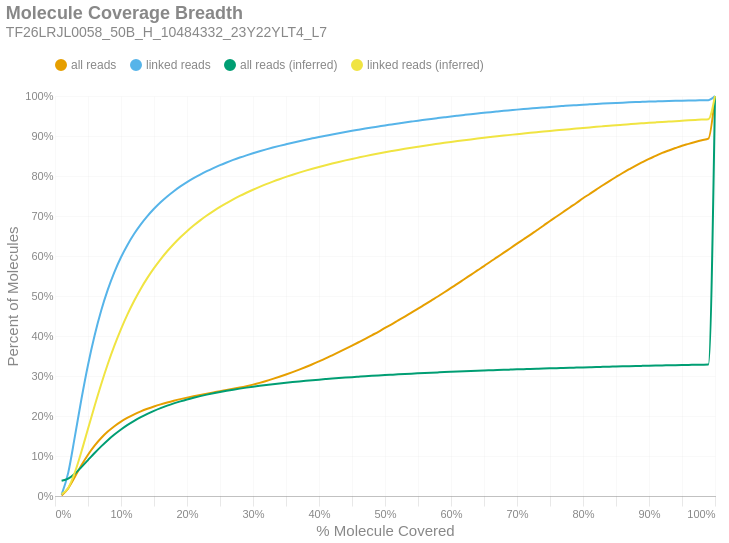

The notebook cell saved with this chart:
### Markdown cell above
### Molecule Read Coverage
This chart shows molecule coverage breadth as computed by the number of bases aligned to that molecule. In other words, "*how much of each unique long molecule is actually sequenced/aligned?*" Keep in mind there is a distinction between sequences and alignments, since some sequences belonging to a particular molecule may not align well and wouldn't appear in the alignment data. This chart also shows molecule coverage breadth as computed by the *inferred fragment* from which the aligned sequences originate. Unlike read coverage, this calculation takes into account the total insert size, including unsequenced gaps between the forward and reverse reads. Like the previous figures, these are cumulative percents.

### Code cell
if SKIPLR:
    print_html(f"Skipped")
else:
    binned_df = consolidated_hist(valids['coverage_bp'], mask, 0.01, True)
    binned_df_inf = consolidated_hist(valids['coverage_inserts'], mask, 0.01, True)
    binned_df = binned_df.with_columns(pl.lit(binned_df_inf['all reads (cumsum)']).alias('all reads (inferred)'))
    binned_df = binned_df.with_columns(pl.lit(binned_df_inf['linked reads (cumsum)']).alias('linked reads (inferred)'))
    binned_df = binned_df.with_columns(
        (pl.col('bin').cast(pl.Float64) + 0.01).alias('right_edge')
    )

    with SafeRender(binned_df):
        (
            density_plot(binned_df, 'Molecule Coverage Breadth', samplename, 'molcov', ['all reads (inferred)','linked reads (inferred)'])
            .encode(
                #x=alt.X('bin:Q', title="% Molecule Covered").axis(format = '%').scale(padding=0),
                x=alt.X('right_edge:Q', title="% Molecule Covered").axis(format='%').scale(padding=0),
                y=alt.Y('value:Q', title='Percent of Molecules')
                    .axis(format='%')
                    .stack(False)
                    .scale(domainMin=0, padding=0),
                color=alt.Color("key:N").scale(domain = ["all reads", "linked reads", "all reads (inferred)", "linked reads (inferred)"]),
                tooltip = [
                    alt.Tooltip("key:N", title = "Data Type"),
                    alt.Tooltip("range_label:N", title="% Molecule Covered"),
                    alt.Tooltip("value:Q", format = ".2%", title="% Molecules")
                ]
            )
        ).display()

### Figure 1 — Vega-Lite specification as saved in the notebook (floating-point values rounded to 4 significant figures)
{"width": "container", "height": 400, "config": {"title": {"anchor": "start", "dy": -15, "fontSize": 18, "color": "#888888", "subtitleColor": "#888888", "subtitleFontSize": 14}, "arc": {"fill": "#0072B2"}, "axis": {"domainColor": "#888888", "domainWidth": 0.5, "gridWidth": 0.2, "grid": false, "titleFontWeight": 400, "titleFontSize": 15, "labelFontSize": 11, "labelColor": "#888888", "tickColor": "#888888", "tickWidth": 0.2, "titleColor": "#888888"}, "axisBand": {"grid": false}, "axisX": {"grid": true, "tickSize": 10, "domainCap": "round"}, "axisY": {"domain": false, "grid": true, "tickSize": 0, "domainCap": "round"}, "background": "transparent", "header": {"labelFontSize": 15, "labelColor": "#888888", "titleFontSize": 15, "titleFontWeight": 600, "titleColor": "#888888"}, "legend": {"labelFont": "sans-serif", "labelFontSize": 12, "labelColor": "#888888", "symbolSize": 100, "symbolType": "circle", "titleFontSize": 12, "titlePadding": 10, "titleColor": "#888888", "title": null, "orient": "top"}, "range": {"category": ["#E69F00", "#56B4E9", "#009E73", "#F0E442", "#0072B2", "#D55E00", "#CC79A7", "#000000"], "diverging": ["#cfe8f3", "#a2d4ec", "#73bfe2", "#46abdb", "#1696d2", "#12719e"]}, "area": {"fill": "#0072B2", "fillOpacity": 0.7, "line": true, "strokeOpacity": 0.7}, "line": {"color": "#0072B2", "stroke": "#0072B2", "strokeWidth": 2}, "trail": {"color": "#0072B2", "stroke": "#0072B2", "strokeWidth": 0, "size": 1}, "point": {"filled": true, "fillOpacity": 1.0, "size": 95}, "text": {"color": "#888888", "fontSize": 11, "align": "right", "fontWeight": 400, "size": 11}, "bar": {"fill": "#0072B2", "stroke": null}, "view": {"stroke": null, "continuousWidth": 660, "continuousHeight": 400}}, "data": {"name": "data-b8344da29f0f7176db09660063a048fb"}, "mark": {"type": "line", "interpolate": "monotone", "point": {"opacity": 0, "size": 275}}, "encoding": {"color": {"field": "key", "scale": {"domain": ["all reads", "linked reads", "all reads (inferred)", "linked reads (inferred)"]}, "type": "nominal"}, "tooltip": [{"field": "key", "title": "Data Type", "type": "nominal"}, {"field": "range_label", "title": "% Molecule Covered", "type": "nominal"}, {"field": "value", "format": ".2%", "title": "% Molecules", "type": "quantitative"}], "x": {"axis": {"format": "%"}, "field": "right_edge", "scale": {"padding": 0}, "title": "% Molecule Covered", "type": "quantitative"}, "y": {"axis": {"format": "%"}, "field": "value", "scale": {"domainMin": 0, "padding": 0}, "stack": false, "title": "Percent of Molecules", "type": "quantitative"}}, "params": [{"name": "param_c36ac31b6afebe62", "select": {"type": "point", "fields": ["key"]}, "bind": "legend"}], "title": {"text": "Molecule Coverage Breadth", "subtitle": "TF26LRJL0058_50B_H_10484332_23Y22YLT4_L7"}, "transform": [{"fold": ["all reads (cumsum)", "linked reads (cumsum)", "all reads (inferred)", "linked reads (inferred)"]}, {"calculate": "replace(datum.key, ' (cumsum)', '')", "as": "key"}, {"filter": {"param": "param_c36ac31b6afebe62"}}], "usermeta": {"embedOptions": {"downloadFileName": "TF26LRJL0058_50B_H_10484332_23Y22YLT4_L7.molcov"}}, "$schema": "https://vega.github.io/schema/vega-lite/v6.4.1.json", "datasets": {"data-b8344da29f0f7176db09660063a048fb": [{"bin": "0.0", "interval": "0.0-0.01", "all reads": 0.001477, "linked reads": 0.003463, "all reads (cumsum)": 0.001477, "linked reads (cumsum)": 0.003463, "range_label": "0.0-0.01", "all reads (inferred)": 0.03813, "linked reads (inferred)": 0.004682, "right_edge": 0.01}, {"bin": "0.01", "interval": "0.01-0.02", "all reads": 0.01778, "linked reads": 0.05434, "all reads (cumsum)": 0.01925, "linked reads (cumsum)": 0.05781, "range_label": "0.01-0.02", "all reads (inferred)": 0.04359, "linked reads (inferred)": 0.02016, "right_edge": 0.02}, {"bin": "0.02", "interval": "0.02-0.03", "all reads": 0.02828, "linked reads": 0.08984, "all reads (cumsum)": 0.04753, "linked reads (cumsum)": 0.1476, "range_label": "0.02-0.03", "all reads (inferred)": 0.0559, "linked reads (inferred)": 0.05871, "right_edge": 0.03}, {"bin": "0.03", "interval": "0.03-0.04", "all reads": 0.02917, "linked reads": 0.0943, "all reads (cumsum)": 0.07671, "linked reads (cumsum)": 0.2419, "range_label": "0.03-0.04", "all reads (inferred)": 0.07214, "linked reads (inferred)": 0.1108, "right_edge": 0.04}, {"bin": "0.04", "interval": "0.04-0.05", "all reads": 0.02642, "linked reads": 0.08569, "all reads (cumsum)": 0.1031, "linked reads (cumsum)": 0.3276, "range_label": "0.04-0.05", "all reads (inferred)": 0.08984, "linked reads (inferred)": 0.168, "right_edge": 0.05}, {"bin": "0.05", "interval": "0.05-0.06", "all reads": 0.02266, "linked reads": 0.07364, "all reads (cumsum)": 0.1258, "linked reads (cumsum)": 0.4013, "range_label": "0.05-0.06", "all reads (inferred)": 0.1074, "linked reads (inferred)": 0.225, "right_edge": 0.06}, {"bin": "0.06", "interval": "0.06-0.07", "all reads": 0.01919, "linked reads": 0.06239, "all reads (cumsum)": 0.145, "linked reads (cumsum)": 0.4637, "range_label": "0.06-0.07", "all reads (inferred)": 0.1241, "linked reads (inferred)": 0.2795, "right_edge": 0.07}, {"bin": "0.07", "interval": "0.07-0.08", "all reads": 0.01603, "linked reads": 0.05214, "all reads (cumsum)": 0.161, "linked reads (cumsum)": 0.5158, "range_label": "0.07-0.08", "all reads (inferred)": 0.1396, "linked reads (inferred)": 0.33, "right_edge": 0.08}, {"bin": "0.08", "interval": "0.08-0.09", "all reads": 0.01353, "linked reads": 0.04396, "all reads (cumsum)": 0.1745, "linked reads (cumsum)": 0.5598, "range_label": "0.08-0.09", "all reads (inferred)": 0.1536, "linked reads (inferred)": 0.3758, "right_edge": 0.09}, {"bin": "0.09", "interval": "0.09-0.1", "all reads": 0.01142, "linked reads": 0.03703, "all reads (cumsum)": 0.186, "linked reads (cumsum)": 0.5968, "range_label": "0.09-0.1", "all reads (inferred)": 0.1663, "linked reads (inferred)": 0.4172, "right_edge": 0.1}, {"bin": "0.1", "interval": "0.1-0.11", "all reads": 0.009723, "linked reads": 0.03143, "all reads (cumsum)": 0.1957, "linked reads (cumsum)": 0.6282, "range_label": "0.1-0.11", "all reads (inferred)": 0.1777, "linked reads (inferred)": 0.4547, "right_edge": 0.11}, {"bin": "0.11", "interval": "0.11-0.12", "all reads": 0.008465, "linked reads": 0.02721, "all reads (cumsum)": 0.2042, "linked reads (cumsum)": 0.6554, "range_label": "0.11-0.12", "all reads (inferred)": 0.188, "linked reads (inferred)": 0.4881, "right_edge": 0.12}, {"bin": "0.12", "interval": "0.12-0.13", "all reads": 0.007383, "linked reads": 0.02362, "all reads (cumsum)": 0.2115, "linked reads (cumsum)": 0.679, "range_label": "0.12-0.13", "all reads (inferred)": 0.1972, "linked reads (inferred)": 0.5183, "right_edge": 0.13}, {"bin": "0.13", "interval": "0.13-0.14", "all reads": 0.006497, "linked reads": 0.02066, "all reads (cumsum)": 0.218, "linked reads (cumsum)": 0.6997, "range_label": "0.13-0.14", "all reads (inferred)": 0.2055, "linked reads (inferred)": 0.5453, "right_edge": 0.14}, {"bin": "0.14", "interval": "0.14-0.15", "all reads": 0.005829, "linked reads": 0.01838, "all reads (cumsum)": 0.2239, "linked reads (cumsum)": 0.7181, "range_label": "0.14-0.15", "all reads (inferred)": 0.213, "linked reads (inferred)": 0.5697, "right_edge": 0.15}, {"bin": "0.15", "interval": "0.15-0.16", "all reads": 0.005233, "linked reads": 0.01625, "all reads (cumsum)": 0.2291, "linked reads (cumsum)": 0.7343, "range_label": "0.15-0.16", "all reads (inferred)": 0.2198, "linked reads (inferred)": 0.5918, "right_edge": 0.16}, {"bin": "0.16", "interval": "0.16-0.17", "all reads": 0.004732, "linked reads": 0.01455, "all reads (cumsum)": 0.2338, "linked reads (cumsum)": 0.7489, "range_label": "0.16-0.17", "all reads (inferred)": 0.2259, "linked reads (inferred)": 0.6118, "right_edge": 0.17}, {"bin": "0.17", "interval": "0.17-0.18", "all reads": 0.004352, "linked reads": 0.01316, "all reads (cumsum)": 0.2382, "linked reads (cumsum)": 0.7621, "range_label": "0.17-0.18", "all reads (inferred)": 0.2315, "linked reads (inferred)": 0.63, "right_edge": 0.18}, {"bin": "0.18", "interval": "0.18-0.19", "all reads": 0.004024, "linked reads": 0.01194, "all reads (cumsum)": 0.2422, "linked reads (cumsum)": 0.774, "range_label": "0.18-0.19", "all reads (inferred)": 0.2366, "linked reads (inferred)": 0.6467, "right_edge": 0.19}, {"bin": "0.19", "interval": "0.19-0.2", "all reads": 0.003717, "linked reads": 0.01079, "all reads (cumsum)": 0.2459, "linked reads (cumsum)": 0.7848, "range_label": "0.19-0.2", "all reads (inferred)": 0.2414, "linked reads (inferred)": 0.6621, "right_edge": 0.2}, {"bin": "0.2", "interval": "0.2-0.21", "all reads": 0.003462, "linked reads": 0.009843, "all reads (cumsum)": 0.2494, "linked reads (cumsum)": 0.7946, "range_label": "0.2-0.21", "all reads (inferred)": 0.2457, "linked reads (inferred)": 0.6761, "right_edge": 0.21}, {"bin": "0.21", "interval": "0.21-0.22", "all reads": 0.00332, "linked reads": 0.009069, "all reads (cumsum)": 0.2527, "linked reads (cumsum)": 0.8037, "range_label": "0.21-0.22", "all reads (inferred)": 0.2497, "linked reads (inferred)": 0.6891, "right_edge": 0.22}, {"bin": "0.22", "interval": "0.22-0.23", "all reads": 0.003186, "linked reads": 0.008355, "all reads (cumsum)": 0.2559, "linked reads (cumsum)": 0.8121, "range_label": "0.22-0.23", "all reads (inferred)": 0.2534, "linked reads (inferred)": 0.7012, "right_edge": 0.23}, {"bin": "0.23", "interval": "0.23-0.24", "all reads": 0.003085, "linked reads": 0.007781, "all reads (cumsum)": 0.259, "linked reads (cumsum)": 0.8198, "range_label": "0.23-0.24", "all reads (inferred)": 0.2568, "linked reads (inferred)": 0.7123, "right_edge": 0.24}, {"bin": "0.24", "interval": "0.24-0.25", "all reads": 0.003059, "linked reads": 0.007382, "all reads (cumsum)": 0.262, "linked reads (cumsum)": 0.8272, "range_label": "0.24-0.25", "all reads (inferred)": 0.2601, "linked reads (inferred)": 0.7228, "right_edge": 0.25}, {"bin": "0.25", "interval": "0.25-0.26", "all reads": 0.002847, "linked reads": 0.00663, "all reads (cumsum)": 0.2649, "linked reads (cumsum)": 0.8339, "range_label": "0.25-0.26", "all reads (inferred)": 0.263, "linked reads (inferred)": 0.7324, "right_edge": 0.26}, {"bin": "0.26", "interval": "0.26-0.27", "all reads": 0.002988, "linked reads": 0.006316, "all reads (cumsum)": 0.2679, "linked reads (cumsum)": 0.8402, "range_label": "0.26-0.27", "all reads (inferred)": 0.2658, "linked reads (inferred)": 0.7416, "right_edge": 0.27}, {"bin": "0.27", "interval": "0.27-0.28", "all reads": 0.003217, "linked reads": 0.005931, "all reads (cumsum)": 0.2711, "linked reads (cumsum)": 0.8461, "range_label": "0.27-0.28", "all reads (inferred)": 0.2685, "linked reads (inferred)": 0.7501, "right_edge": 0.28}, {"bin": "0.28", "interval": "0.28-0.29", "all reads": 0.003496, "linked reads": 0.005555, "all reads (cumsum)": 0.2746, "linked reads (cumsum)": 0.8517, "range_label": "0.28-0.29", "all reads (inferred)": 0.2709, "linked reads (inferred)": 0.7581, "right_edge": 0.29}, {"bin": "0.29", "interval": "0.29-0.3", "all reads": 0.003867, "linked reads": 0.005231, "all reads (cumsum)": 0.2784, "linked reads (cumsum)": 0.8569, "range_label": "0.29-0.3", "all reads (inferred)": 0.2733, "linked reads (inferred)": 0.7656, "right_edge": 0.3}, {"bin": "0.3", "interval": "0.3-0.31", "all reads": 0.004317, "linked reads": 0.004983, "all reads (cumsum)": 0.2828, "linked reads (cumsum)": 0.8619, "range_label": "0.3-0.31", "all reads (inferred)": 0.2755, "linked reads (inferred)": 0.7728, "right_edge": 0.31}, {"bin": "0.31", "interval": "0.31-0.32", "all reads": 0.004784, "linked reads": 0.004682, "all reads (cumsum)": 0.2875, "linked reads (cumsum)": 0.8666, "range_label": "0.31-0.32", "all reads (inferred)": 0.2776, "linked reads (inferred)": 0.7796, "right_edge": 0.32}, {"bin": "0.32", "interval": "0.32-0.33", "all reads": 0.005201, "linked reads": 0.004512, "all reads (cumsum)": 0.2927, "linked reads (cumsum)": 0.8711, "range_label": "0.32-0.33", "all reads (inferred)": 0.2795, "linked reads (inferred)": 0.7859, "right_edge": 0.33}, {"bin": "0.33", "interval": "0.33-0.34", "all reads": 0.005426, "linked reads": 0.004245, "all reads (cumsum)": 0.2982, "linked reads (cumsum)": 0.8753, "range_label": "0.33-0.34", "all reads (inferred)": 0.2814, "linked reads (inferred)": 0.792, "right_edge": 0.34}, {"bin": "0.34", "interval": "0.34-0.35", "all reads": 0.005689, "linked reads": 0.004033, "all reads (cumsum)": 0.3039, "linked reads (cumsum)": 0.8793, "range_label": "0.34-0.35", "all reads (inferred)": 0.2832, "linked reads (inferred)": 0.7977, "right_edge": 0.35}, {"bin": "0.35", "interval": "0.35-0.36", "all reads": 0.005967, "linked reads": 0.003944, "all reads (cumsum)": 0.3098, "linked reads (cumsum)": 0.8833, "range_label": "0.35-0.36", "all reads (inferred)": 0.2849, "linked reads (inferred)": 0.8032, "right_edge": 0.36}, {"bin": "0.36", "interval": "0.36-0.37", "all reads": 0.006241, "linked reads": 0.003787, "all reads (cumsum)": 0.3161, "linked reads (cumsum)": 0.8871, "range_label": "0.36-0.37", "all reads (inferred)": 0.2865, "linked reads (inferred)": 0.8084, "right_edge": 0.37}, {"bin": "0.37", "interval": "0.37-0.38", "all reads": 0.006482, "linked reads": 0.00364, "all reads (cumsum)": 0.3226, "linked reads (cumsum)": 0.8907, "range_label": "0.37-0.38", "all reads (inferred)": 0.288, "linked reads (inferred)": 0.8134, "right_edge": 0.38}, {"bin": "0.38", "interval": "0.38-0.39", "all reads": 0.006748, "linked reads": 0.003461, "all reads (cumsum)": 0.3293, "linked reads (cumsum)": 0.8942, "range_label": "0.38-0.39", "all reads (inferred)": 0.2895, "linked reads (inferred)": 0.8181, "right_edge": 0.39}, {"bin": "0.39", "interval": "0.39-0.4", "all reads": 0.007212, "linked reads": 0.003438, "all reads (cumsum)": 0.3365, "linked reads (cumsum)": 0.8976, "range_label": "0.39-0.4", "all reads (inferred)": 0.2909, "linked reads (inferred)": 0.8226, "right_edge": 0.4}, {"bin": "0.4", "interval": "0.4-0.41", "all reads": 0.007401, "linked reads": 0.003123, "all reads (cumsum)": 0.3439, "linked reads (cumsum)": 0.9007, "range_label": "0.4-0.41", "all reads (inferred)": 0.2922, "linked reads (inferred)": 0.827, "right_edge": 0.41}, {"bin": "0.41", "interval": "0.41-0.42", "all reads": 0.00784, "linked reads": 0.003167, "all reads (cumsum)": 0.3518, "linked reads (cumsum)": 0.9039, "range_label": "0.41-0.42", "all reads (inferred)": 0.2935, "linked reads (inferred)": 0.8312, "right_edge": 0.42}, {"bin": "0.42", "interval": "0.42-0.43", "all reads": 0.007962, "linked reads": 0.003063, "all reads (cumsum)": 0.3597, "linked reads (cumsum)": 0.907, "range_label": "0.42-0.43", "all reads (inferred)": 0.2948, "linked reads (inferred)": 0.8352, "right_edge": 0.43}, {"bin": "0.43", "interval": "0.43-0.44", "all reads": 0.007988, "linked reads": 0.002984, "all reads (cumsum)": 0.3677, "linked reads (cumsum)": 0.91, "range_label": "0.43-0.44", "all reads (inferred)": 0.296, "linked reads (inferred)": 0.839, "right_edge": 0.44}, {"bin": "0.44", "interval": "0.44-0.45", "all reads": 0.008248, "linked reads": 0.002905, "all reads (cumsum)": 0.376, "linked reads (cumsum)": 0.9129, "range_label": "0.44-0.45", "all reads (inferred)": 0.2971, "linked reads (inferred)": 0.8427, "right_edge": 0.45}, {"bin": "0.45", "interval": "0.45-0.46", "all reads": 0.008439, "linked reads": 0.002838, "all reads (cumsum)": 0.3844, "linked reads (cumsum)": 0.9157, "range_label": "0.45-0.46", "all reads (inferred)": 0.2982, "linked reads (inferred)": 0.8462, "right_edge": 0.46}, {"bin": "0.46", "interval": "0.46-0.47", "all reads": 0.008555, "linked reads": 0.002808, "all reads (cumsum)": 0.3929, "linked reads (cumsum)": 0.9185, "range_label": "0.46-0.47", "all reads (inferred)": 0.2993, "linked reads (inferred)": 0.8496, "right_edge": 0.47}, {"bin": "0.47", "interval": "0.47-0.48", "all reads": 0.008859, "linked reads": 0.002698, "all reads (cumsum)": 0.4018, "linked reads (cumsum)": 0.9212, "range_label": "0.47-0.48", "all reads (inferred)": 0.3003, "linked reads (inferred)": 0.853, "right_edge": 0.48}, {"bin": "0.48", "interval": "0.48-0.49", "all reads": 0.008712, "linked reads": 0.002592, "all reads (cumsum)": 0.4105, "linked reads (cumsum)": 0.9238, "range_label": "0.48-0.49", "all reads (inferred)": 0.3013, "linked reads (inferred)": 0.8562, "right_edge": 0.49}, {"bin": "0.49", "interval": "0.49-0.5", "all reads": 0.009879, "linked reads": 0.00264, "all reads (cumsum)": 0.4204, "linked reads (cumsum)": 0.9264, "range_label": "0.49-0.5", "all reads (inferred)": 0.3023, "linked reads (inferred)": 0.8593, "right_edge": 0.5}, {"bin": "0.5", "interval": "0.5-0.51", "all reads": 0.008668, "linked reads": 0.002409, "all reads (cumsum)": 0.4291, "linked reads (cumsum)": 0.9288, "range_label": "0.5-0.51", "all reads (inferred)": 0.3032, "linked reads (inferred)": 0.8623, "right_edge": 0.51}, {"bin": "0.51", "interval": "0.51-0.52", "all reads": 0.009822, "linked reads": 0.002474, "all reads (cumsum)": 0.4389, "linked reads (cumsum)": 0.9313, "range_label": "0.51-0.52", "all reads (inferred)": 0.3041, "linked reads (inferred)": 0.8652, "right_edge": 0.52}, {"bin": "0.52", "interval": "0.52-0.53", "all reads": 0.009622, "linked reads": 0.002382, "all reads (cumsum)": 0.4485, "linked reads (cumsum)": 0.9337, "range_label": "0.52-0.53", "all reads (inferred)": 0.305, "linked reads (inferred)": 0.868, "right_edge": 0.53}, {"bin": "0.53", "interval": "0.53-0.54", "all reads": 0.009963, "linked reads": 0.002339, "all reads (cumsum)": 0.4585, "linked reads (cumsum)": 0.936, "range_label": "0.53-0.54", "all reads (inferred)": 0.3059, "linked reads (inferred)": 0.8707, "right_edge": 0.54}, {"bin": "0.54", "interval": "0.54-0.55", "all reads": 0.009786, "linked reads": 0.002306, "all reads (cumsum)": 0.4683, "linked reads (cumsum)": 0.9383, "range_label": "0.54-0.55", "all reads (inferred)": 0.3067, "linked reads (inferred)": 0.8733, "right_edge": 0.55}, {"bin": "0.55", "interval": "0.55-0.56", "all reads": 0.0102, "linked reads": 0.002168, "all reads (cumsum)": 0.4785, "linked reads (cumsum)": 0.9405, "range_label": "0.55-0.56", "all reads (inferred)": 0.3075, "linked reads (inferred)": 0.8758, "right_edge": 0.56}, {"bin": "0.56", "interval": "0.56-0.57", "all reads": 0.01018, "linked reads": 0.002163, "all reads (cumsum)": 0.4886, "linked reads (cumsum)": 0.9427, "range_label": "0.56-0.57", "all reads (inferred)": 0.3082, "linked reads (inferred)": 0.8783, "right_edge": 0.57}, {"bin": "0.57", "interval": "0.57-0.58", "all reads": 0.01015, "linked reads": 0.002082, "all reads (cumsum)": 0.4988, "linked reads (cumsum)": 0.9448, "range_label": "0.57-0.58", "all reads (inferred)": 0.309, "linked reads (inferred)": 0.8806, "right_edge": 0.58}, {"bin": "0.58", "interval": "0.58-0.59", "all reads": 0.01053, "linked reads": 0.002055, "all reads (cumsum)": 0.5093, "linked reads (cumsum)": 0.9468, "range_label": "0.58-0.59", "all reads (inferred)": 0.3097, "linked reads (inferred)": 0.883, "right_edge": 0.59}, {"bin": "0.59", "interval": "0.59-0.6", "all reads": 0.01085, "linked reads": 0.002024, "all reads (cumsum)": 0.5202, "linked reads (cumsum)": 0.9488, "range_label": "0.59-0.6", "all reads (inferred)": 0.3104, "linked reads (inferred)": 0.8852, "right_edge": 0.6}, {"bin": "0.6", "interval": "0.6-0.61", "all reads": 0.01056, "linked reads": 0.001926, "all reads (cumsum)": 0.5307, "linked reads (cumsum)": 0.9508, "range_label": "0.6-0.61", "all reads (inferred)": 0.3111, "linked reads (inferred)": 0.8874, "right_edge": 0.61}, {"bin": "0.61", "interval": "0.61-0.62", "all reads": 0.01118, "linked reads": 0.001892, "all reads (cumsum)": 0.5419, "linked reads (cumsum)": 0.9527, "range_label": "0.61-0.62", "all reads (inferred)": 0.3118, "linked reads (inferred)": 0.8895, "right_edge": 0.62}, {"bin": "0.62", "interval": "0.62-0.63", "all reads": 0.01096, "linked reads": 0.001849, "all reads (cumsum)": 0.5529, "linked reads (cumsum)": 0.9545, "range_label": "0.62-0.63", "all reads (inferred)": 0.3124, "linked reads (inferred)": 0.8915, "right_edge": 0.63}, {"bin": "0.63", "interval": "0.63-0.64", "all reads": 0.01104, "linked reads": 0.001749, "all reads (cumsum)": 0.5639, "linked reads (cumsum)": 0.9562, "range_label": "0.63-0.64", "all reads (inferred)": 0.3131, "linked reads (inferred)": 0.8935, "right_edge": 0.64}, {"bin": "0.64", "interval": "0.64-0.65", "all reads": 0.01094, "linked reads": 0.0017, "all reads (cumsum)": 0.5748, "linked reads (cumsum)": 0.9579, "range_label": "0.64-0.65", "all reads (inferred)": 0.3137, "linked reads (inferred)": 0.8955, "right_edge": 0.65}, {"bin": "0.65", "interval": "0.65-0.66", "all reads": 0.01138, "linked reads": 0.001722, "all reads (cumsum)": 0.5862, "linked reads (cumsum)": 0.9597, "range_label": "0.65-0.66", "all reads (inferred)": 0.3143, "linked reads (inferred)": 0.8974, "right_edge": 0.66}, {"bin": "0.66", "interval": "0.66-0.67", "all reads": 0.01093, "linked reads": 0.001625, "all reads (cumsum)": 0.5971, "linked reads (cumsum)": 0.9613, "range_label": "0.66-0.67", "all reads (inferred)": 0.3149, "linked reads (inferred)": 0.8993, "right_edge": 0.67}, {"bin": "0.67", "interval": "0.67-0.68", "all reads": 0.01126, "linked reads": 0.00159, "all reads (cumsum)": 0.6084, "linked reads (cumsum)": 0.9629, "range_label": "0.67-0.68", "all reads (inferred)": 0.3155, "linked reads (inferred)": 0.9011, "right_edge": 0.68}, {"bin": "0.68", "interval": "0.68-0.69", "all reads": 0.01105, "linked reads": 0.001519, "all reads (cumsum)": 0.6195, "linked reads (cumsum)": 0.9644, "range_label": "0.68-0.69", "all reads (inferred)": 0.316, "linked reads (inferred)": 0.9028, "right_edge": 0.69}, {"bin": "0.69", "interval": "0.69-0.7", "all reads": 0.01135, "linked reads": 0.001529, "all reads (cumsum)": 0.6308, "linked reads (cumsum)": 0.9659, "range_label": "0.69-0.7", "all reads (inferred)": 0.3166, "linked reads (inferred)": 0.9046, "right_edge": 0.7}, {"bin": "0.7", "interval": "0.7-0.71", "all reads": 0.01106, "linked reads": 0.001433, "all reads (cumsum)": 0.6419, "linked reads (cumsum)": 0.9674, "range_label": "0.7-0.71", "all reads (inferred)": 0.3171, "linked reads (inferred)": 0.9062, "right_edge": 0.71}, {"bin": "0.71", "interval": "0.71-0.72", "all reads": 0.01109, "linked reads": 0.001365, "all reads (cumsum)": 0.653, "linked reads (cumsum)": 0.9687, "range_label": "0.71-0.72", "all reads (inferred)": 0.3177, "linked reads (inferred)": 0.9079, "right_edge": 0.72}, {"bin": "0.72", "interval": "0.72-0.73", "all reads": 0.01153, "linked reads": 0.001374, "all reads (cumsum)": 0.6645, "linked reads (cumsum)": 0.9701, "range_label": "0.72-0.73", "all reads (inferred)": 0.3182, "linked reads (inferred)": 0.9095, "right_edge": 0.73}, {"bin": "0.73", "interval": "0.73-0.74", "all reads": 0.01123, "linked reads": 0.001283, "all reads (cumsum)": 0.6757, "linked reads (cumsum)": 0.9714, "range_label": "0.73-0.74", "all reads (inferred)": 0.3187, "linked reads (inferred)": 0.9111, "right_edge": 0.74}, {"bin": "0.74", "interval": "0.74-0.75", "all reads": 0.01182, "linked reads": 0.001266, "all reads (cumsum)": 0.6875, "linked reads (cumsum)": 0.9727, "range_label": "0.74-0.75", "all reads (inferred)": 0.3192, "linked reads (inferred)": 0.9126, "right_edge": 0.75}, {"bin": "0.75", "interval": "0.75-0.76", "all reads": 0.01109, "linked reads": 0.001217, "all reads (cumsum)": 0.6986, "linked reads (cumsum)": 0.9739, "range_label": "0.75-0.76", "all reads (inferred)": 0.3197, "linked reads (inferred)": 0.9141, "right_edge": 0.76}, {"bin": "0.76", "interval": "0.76-0.77", "all reads": 0.01136, "linked reads": 0.001152, "all reads (cumsum)": 0.71, "linked reads (cumsum)": 0.975, "range_label": "0.76-0.77", "all reads (inferred)": 0.3202, "linked reads (inferred)": 0.9156, "right_edge": 0.77}, {"bin": "0.77", "interval": "0.77-0.78", "all reads": 0.01132, "linked reads": 0.001139, "all reads (cumsum)": 0.7213, "linked reads (cumsum)": 0.9762, "range_label": "0.77-0.78", "all reads (inferred)": 0.3206, "linked reads (inferred)": 0.9171, "right_edge": 0.78}, {"bin": "0.78", "interval": "0.78-0.79", "all reads": 0.01118, "linked reads": 0.001002, "all reads (cumsum)": 0.7325, "linked reads (cumsum)": 0.9772, "range_label": "0.78-0.79", "all reads (inferred)": 0.3211, "linked reads (inferred)": 0.9186, "right_edge": 0.79}, {"bin": "0.79", "interval": "0.79-0.8", "all reads": 0.01177, "linked reads": 0.001027, "all reads (cumsum)": 0.7443, "linked reads (cumsum)": 0.9782, "range_label": "0.79-0.8", "all reads (inferred)": 0.3215, "linked reads (inferred)": 0.92, "right_edge": 0.8}, {"bin": "0.8", "interval": "0.8-0.81", "all reads": 0.01076, "linked reads": 0.0009384, "all reads (cumsum)": 0.755, "linked reads (cumsum)": 0.9791, "range_label": "0.8-0.81", "all reads (inferred)": 0.322, "linked reads (inferred)": 0.9214, "right_edge": 0.81}, {"bin": "0.81", "interval": "0.81-0.82", "all reads": 0.01083, "linked reads": 0.0009354, "all reads (cumsum)": 0.7658, "linked reads (cumsum)": 0.9801, "range_label": "0.81-0.82", "all reads (inferred)": 0.3225, "linked reads (inferred)": 0.9229, "right_edge": 0.82}, {"bin": "0.82", "interval": "0.82-0.83", "all reads": 0.01101, "linked reads": 0.0008976, "all reads (cumsum)": 0.7769, "linked reads (cumsum)": 0.981, "range_label": "0.82-0.83", "all reads (inferred)": 0.3229, "linked reads (inferred)": 0.9242, "right_edge": 0.83}, {"bin": "0.83", "interval": "0.83-0.84", "all reads": 0.01053, "linked reads": 0.000842, "all reads (cumsum)": 0.7874, "linked reads (cumsum)": 0.9818, "range_label": "0.83-0.84", "all reads (inferred)": 0.3233, "linked reads (inferred)": 0.9256, "right_edge": 0.84}, {"bin": "0.84", "interval": "0.84-0.85", "all reads": 0.01016, "linked reads": 0.0008046, "all reads (cumsum)": 0.7975, "linked reads (cumsum)": 0.9826, "range_label": "0.84-0.85", "all reads (inferred)": 0.3238, "linked reads (inferred)": 0.9269, "right_edge": 0.85}, {"bin": "0.85", "interval": "0.85-0.86", "all reads": 0.009949, "linked reads": 0.0007745, "all reads (cumsum)": 0.8075, "linked reads (cumsum)": 0.9834, "range_label": "0.85-0.86", "all reads (inferred)": 0.3242, "linked reads (inferred)": 0.9282, "right_edge": 0.86}, {"bin": "0.86", "interval": "0.86-0.87", "all reads": 0.009399, "linked reads": 0.0007053, "all reads (cumsum)": 0.8169, "linked reads (cumsum)": 0.9841, "range_label": "0.86-0.87", "all reads (inferred)": 0.3246, "linked reads (inferred)": 0.9294, "right_edge": 0.87}, {"bin": "0.87", "interval": "0.87-0.88", "all reads": 0.009192, "linked reads": 0.0006743, "all reads (cumsum)": 0.8261, "linked reads (cumsum)": 0.9848, "range_label": "0.87-0.88", "all reads (inferred)": 0.325, "linked reads (inferred)": 0.9306, "right_edge": 0.88}, {"bin": "0.88", "interval": "0.88-0.89", "all reads": 0.008524, "linked reads": 0.0005847, "all reads (cumsum)": 0.8346, "linked reads (cumsum)": 0.9853, "range_label": "0.88-0.89", "all reads (inferred)": 0.3253, "linked reads (inferred)": 0.9318, "right_edge": 0.89}, {"bin": "0.89", "interval": "0.89-0.9", "all reads": 0.008295, "linked reads": 0.0005949, "all reads (cumsum)": 0.8429, "linked reads (cumsum)": 0.9859, "range_label": "0.89-0.9", "all reads (inferred)": 0.3257, "linked reads (inferred)": 0.9329, "right_edge": 0.9}, {"bin": "0.9", "interval": "0.9-0.91", "all reads": 0.00723, "linked reads": 0.0005133, "all reads (cumsum)": 0.8501, "linked reads (cumsum)": 0.9865, "range_label": "0.9-0.91", "all reads (inferred)": 0.326, "linked reads (inferred)": 0.934, "right_edge": 0.91}, {"bin": "0.91", "interval": "0.91-0.92", "all reads": 0.007758, "linked reads": 0.0005155, "all reads (cumsum)": 0.8579, "linked reads (cumsum)": 0.987, "range_label": "0.91-0.92", "all reads (inferred)": 0.3264, "linked reads (inferred)": 0.9351, "right_edge": 0.92}, {"bin": "0.92", "interval": "0.92-0.93", "all reads": 0.006005, "linked reads": 0.0004832, "all reads (cumsum)": 0.8639, "linked reads (cumsum)": 0.9875, "range_label": "0.92-0.93", "all reads (inferred)": 0.3267, "linked reads (inferred)": 0.9361, "right_edge": 0.93}, {"bin": "0.93", "interval": "0.93-0.94", "all reads": 0.005995, "linked reads": 0.0004522, "all reads (cumsum)": 0.8699, "linked reads (cumsum)": 0.9879, "range_label": "0.93-0.94", "all reads (inferred)": 0.327, "linked reads (inferred)": 0.9371, "right_edge": 0.94}, {"bin": "0.94", "interval": "0.94-0.95", "all reads": 0.005854, "linked reads": 0.0004182, "all reads (cumsum)": 0.8757, "linked reads (cumsum)": 0.9883, "range_label": "0.94-0.95", "all reads (inferred)": 0.3274, "linked reads (inferred)": 0.9381, "right_edge": 0.95}, {"bin": "0.95", "interval": "0.95-0.96", "all reads": 0.004515, "linked reads": 0.0003771, "all reads (cumsum)": 0.8803, "linked reads (cumsum)": 0.9887, "range_label": "0.95-0.96", "all reads (inferred)": 0.3277, "linked reads (inferred)": 0.9391, "right_edge": 0.96}, {"bin": "0.96", "interval": "0.96-0.97", "all reads": 0.004686, "linked reads": 0.0003295, "all reads (cumsum)": 0.8849, "linked reads (cumsum)": 0.989, "range_label": "0.96-0.97", "all reads (inferred)": 0.328, "linked reads (inferred)": 0.9401, "right_edge": 0.97}, {"bin": "0.97", "interval": "0.97-0.98", "all reads": 0.004372, "linked reads": 0.0003163, "all reads (cumsum)": 0.8893, "linked reads (cumsum)": 0.9893, "range_label": "0.97-0.98", "all reads (inferred)": 0.3283, "linked reads (inferred)": 0.941, "right_edge": 0.98}, {"bin": "0.98", "interval": "0.98-0.99", "all reads": 0.004004, "linked reads": 0.0003036, "all reads (cumsum)": 0.8933, "linked reads (cumsum)": 0.9897, "range_label": "0.98-0.99", "all reads (inferred)": 0.3287, "linked reads (inferred)": 0.9421, "right_edge": 0.99}, {"bin": "0.99", "interval": "0.99-1.0", "all reads": 0.1067, "linked reads": 0.01035, "all reads (cumsum)": 1.0, "linked reads (cumsum)": 1.0, "range_label": "0.99-1.0", "all reads (inferred)": 1.0, "linked reads (inferred)": 1.0, "right_edge": 1.0}]}}
